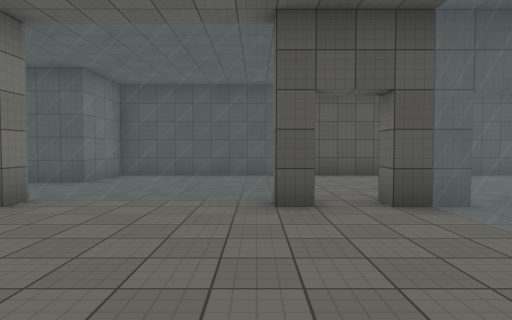
view 1 (above)

18 first-person views from a walk through a 3-D level made in the Unity game engine. The camera is 1.5 m above the floor, tilts 2° down and sees 75° across. The floor is counted in squares, 2 m on a side. Each view is taken from the middle of a square. On the plan, view 1 faces up. The plan holds only what a view shows up to about 11 squares ahead; the rest is blank. The place goes on beyond the plan. Surface patterns are stand-ins for the level's own textures.

view 2
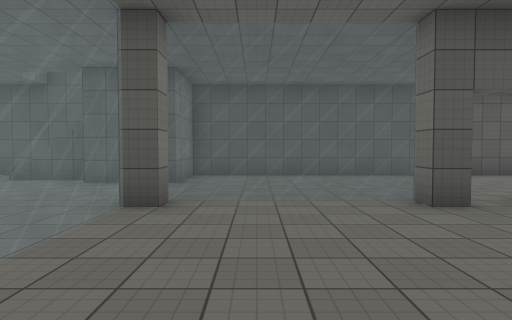

view 3
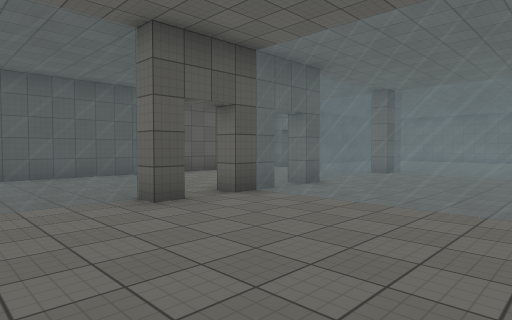

view 4
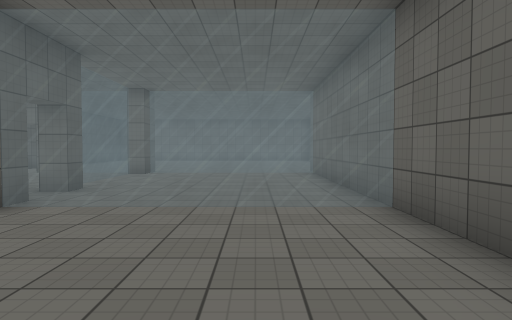

view 5
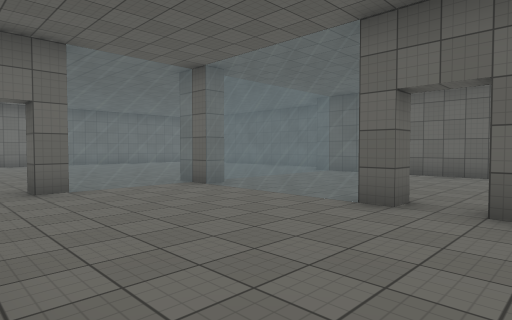

view 6
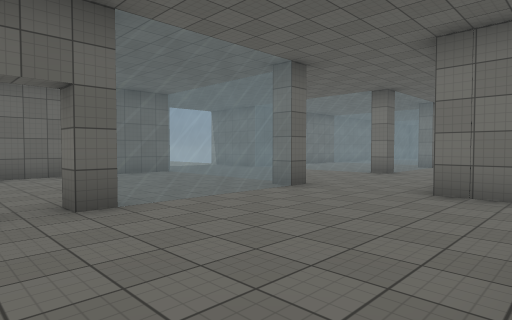

view 7
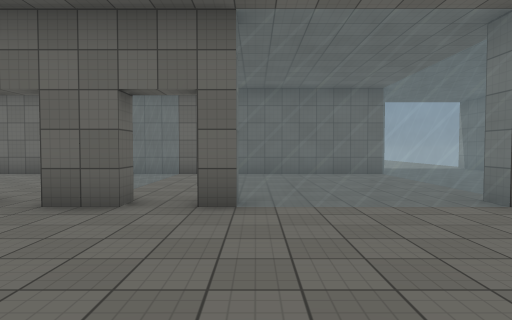

view 8
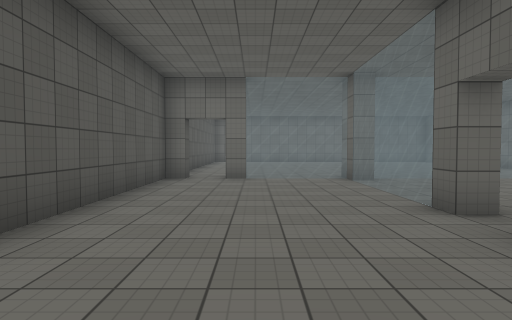

view 9
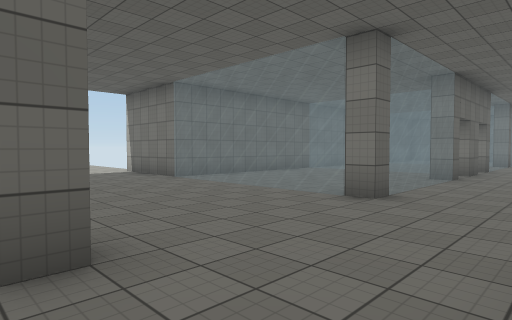

view 10
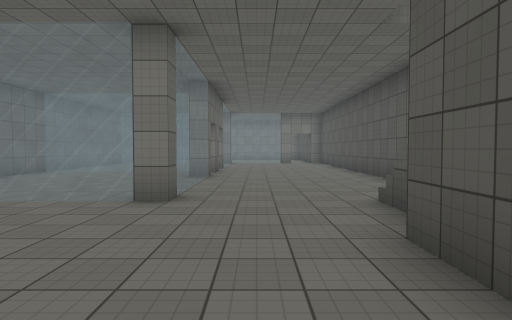

view 11
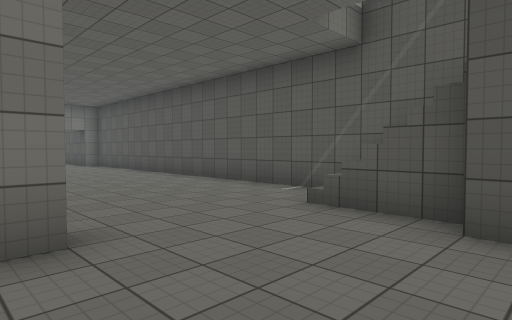

view 12
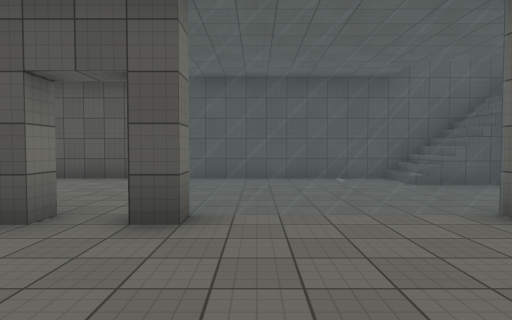

view 13
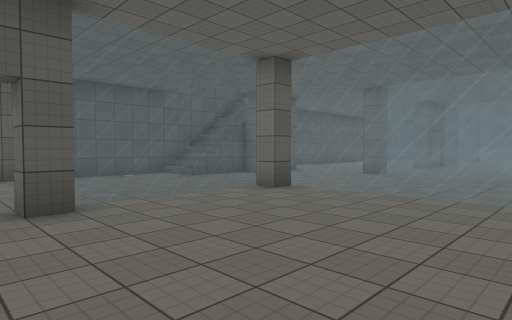

view 14
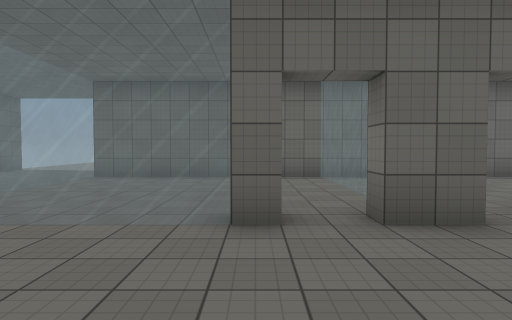

view 15
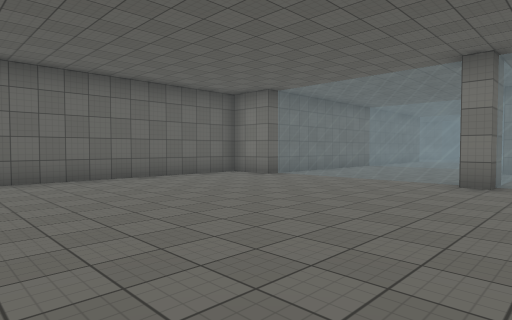

view 16
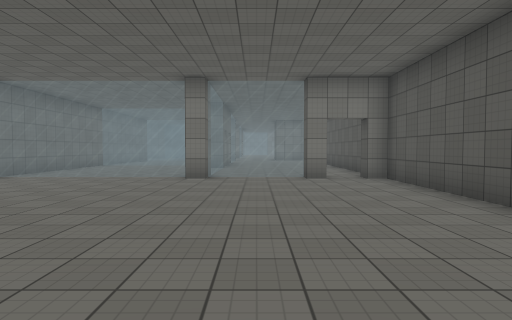

view 17
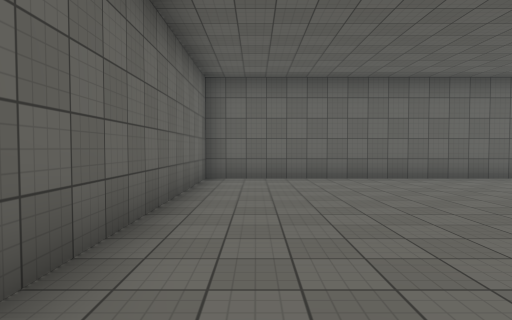

view 18
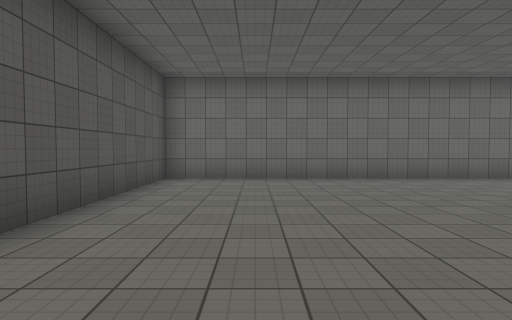

### Floor plan
Key: @ floor where view 1 was taken; # wall or solid block; . floor; / step, stairs or slope; = window, fence, low wall or low ledge.
Columns run from 14 left of view 1 to 19 right of it. Each row starts with its distance up from view 1.
 10 ##################################
  9 .......////...........#..........#
  8 .......// /......................#
  7 .........##...........=..........#
  6 ......................=..........#
  5 ..#===#...#====...#====..........#
  4 =.....=...=.....=.....=..........#
  3 =.....=...=.....=.....=..........#
  2  .....=...=.....=.....=..........#
  1 =.....=...=.....=.....=..........#
  0 =.....=...=...@.=.....=..........#
 -1 #######...#############..........#
 -2       #....#          #..........#
 -3       #....#          ############

Positions as (right, up) in squares from view 1, and headings:
1: (0, 0), facing up
2: (-2, 0), facing up
3: (-2, 0), facing up-right
4: (-2, 1), facing right
5: (2, 9), facing down-right
6: (2, 9), facing down-left
7: (0, 9), facing down
8: (0, 7), facing right
9: (-3, 7), facing down-left
10: (-3, 6), facing left
11: (-5, 4), facing up-left
12: (-11, 1), facing up
13: (-13, 0), facing up-right
14: (-12, 8), facing down
15: (16, 6), facing down-left
16: (17, 6), facing left
17: (17, 6), facing down
18: (10, 7), facing right
